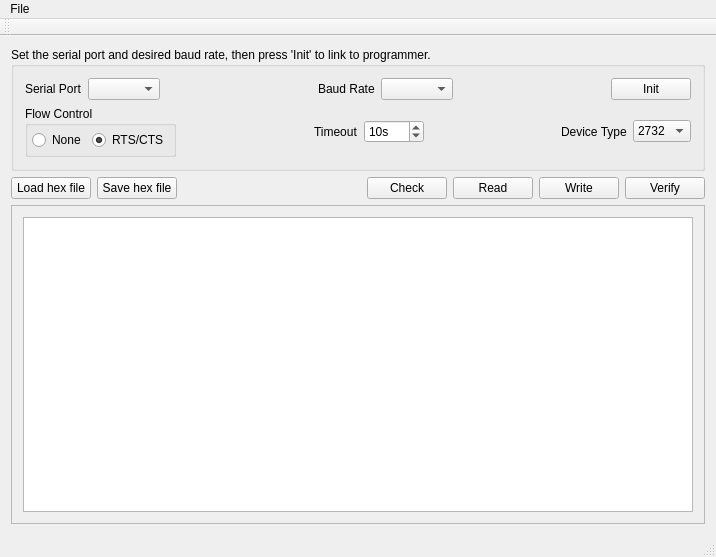
<?xml version="1.0" encoding="UTF-8"?>
<ui version="4.0">
 <class>guiMainWindowClass</class>
 <widget class="QMainWindow" name="guiMainWindowClass">
  <property name="geometry">
   <rect>
    <x>0</x>
    <y>0</y>
    <width>716</width>
    <height>557</height>
   </rect>
  </property>
  <property name="windowTitle">
   <string>EPROM Programmer</string>
  </property>
  <widget class="QWidget" name="centralWidget">
   <layout class="QVBoxLayout" name="verticalLayout_3">
    <item>
     <layout class="QVBoxLayout" name="verticalLayout_2">
      <item>
       <widget class="QGroupBox" name="groupBox_2">
        <property name="title">
         <string>Set the serial port and desired baud rate, then press 'Init' to link to programmer.</string>
        </property>
        <layout class="QVBoxLayout" name="verticalLayout">
         <item>
          <layout class="QHBoxLayout" name="horizontalLayout">
           <item>
            <widget class="QLabel" name="label">
             <property name="text">
              <string>Serial Port</string>
             </property>
            </widget>
           </item>
           <item>
            <widget class="QComboBox" name="serialPort">
             <property name="toolTip">
              <string>The serial port to use.</string>
             </property>
            </widget>
           </item>
           <item>
            <spacer name="horizontalSpacer_2">
             <property name="orientation">
              <enum>Qt::Orientation::Horizontal</enum>
             </property>
             <property name="sizeHint" stdset="0">
              <size>
               <width>40</width>
               <height>20</height>
              </size>
             </property>
            </spacer>
           </item>
           <item>
            <widget class="QLabel" name="label_2">
             <property name="text">
              <string>Baud Rate</string>
             </property>
            </widget>
           </item>
           <item>
            <widget class="QComboBox" name="baudRate">
             <property name="toolTip">
              <string>The desired baud rate.</string>
             </property>
            </widget>
           </item>
           <item>
            <spacer name="horizontalSpacer">
             <property name="orientation">
              <enum>Qt::Orientation::Horizontal</enum>
             </property>
             <property name="sizeHint" stdset="0">
              <size>
               <width>40</width>
               <height>20</height>
              </size>
             </property>
            </spacer>
           </item>
           <item>
            <widget class="QPushButton" name="initButton">
             <property name="toolTip">
              <string>Initialise the serial link at the given baud rate.</string>
             </property>
             <property name="text">
              <string>Init</string>
             </property>
            </widget>
           </item>
          </layout>
         </item>
         <item>
          <layout class="QHBoxLayout" name="horizontalLayout_3">
           <item>
            <widget class="QGroupBox" name="groupBox">
             <property name="title">
              <string>Flow Control</string>
             </property>
             <layout class="QHBoxLayout" name="horizontalLayout_5">
              <property name="leftMargin">
               <number>4</number>
              </property>
              <property name="topMargin">
               <number>4</number>
              </property>
              <property name="rightMargin">
               <number>4</number>
              </property>
              <property name="bottomMargin">
               <number>4</number>
              </property>
              <item>
               <widget class="QRadioButton" name="flowNone">
                <property name="text">
                 <string>None</string>
                </property>
               </widget>
              </item>
              <item>
               <widget class="QRadioButton" name="flowRtsCts">
                <property name="text">
                 <string>RTS/CTS</string>
                </property>
                <property name="checked">
                 <bool>true</bool>
                </property>
               </widget>
              </item>
             </layout>
            </widget>
           </item>
           <item>
            <spacer name="horizontalSpacer_3">
             <property name="orientation">
              <enum>Qt::Orientation::Horizontal</enum>
             </property>
             <property name="sizeHint" stdset="0">
              <size>
               <width>40</width>
               <height>20</height>
              </size>
             </property>
            </spacer>
           </item>
           <item>
            <widget class="QLabel" name="label_3">
             <property name="text">
              <string>Timeout</string>
             </property>
            </widget>
           </item>
           <item>
            <widget class="QSpinBox" name="timeOut">
             <property name="suffix">
              <string>s</string>
             </property>
             <property name="minimum">
              <number>1</number>
             </property>
             <property name="maximum">
              <number>1000</number>
             </property>
             <property name="value">
              <number>10</number>
             </property>
            </widget>
           </item>
           <item>
            <spacer name="horizontalSpacer_5">
             <property name="orientation">
              <enum>Qt::Orientation::Horizontal</enum>
             </property>
             <property name="sizeHint" stdset="0">
              <size>
               <width>40</width>
               <height>20</height>
              </size>
             </property>
            </spacer>
           </item>
           <item>
            <widget class="QLabel" name="label_4">
             <property name="text">
              <string>Device Type</string>
             </property>
            </widget>
           </item>
           <item>
            <widget class="QComboBox" name="deviceType">
             <property name="toolTip">
              <string>Set the type of the EPROM</string>
             </property>
             <item>
              <property name="text">
               <string>2732</string>
              </property>
             </item>
             <item>
              <property name="text">
               <string>2716</string>
              </property>
             </item>
             <item>
              <property name="text">
               <string>2708</string>
              </property>
             </item>
             <item>
              <property name="text">
               <string>8755</string>
              </property>
             </item>
            </widget>
           </item>
          </layout>
         </item>
        </layout>
       </widget>
      </item>
      <item>
       <layout class="QHBoxLayout" name="horizontalLayout_4">
        <item>
         <widget class="QPushButton" name="loadHexFile">
          <property name="toolTip">
           <string>Load a hex file for write/verify.</string>
          </property>
          <property name="text">
           <string>Load hex file</string>
          </property>
         </widget>
        </item>
        <item>
         <widget class="QPushButton" name="saveHexFile">
          <property name="toolTip">
           <string>Save a hex file.</string>
          </property>
          <property name="text">
           <string>Save hex file</string>
          </property>
         </widget>
        </item>
        <item>
         <spacer name="horizontalSpacer_4">
          <property name="orientation">
           <enum>Qt::Orientation::Horizontal</enum>
          </property>
          <property name="sizeHint" stdset="0">
           <size>
            <width>40</width>
            <height>20</height>
           </size>
          </property>
         </spacer>
        </item>
        <item>
         <widget class="QPushButton" name="checkButton">
          <property name="toolTip">
           <string>Check if the DUT is erased.</string>
          </property>
          <property name="text">
           <string>Check</string>
          </property>
         </widget>
        </item>
        <item>
         <widget class="QPushButton" name="readButton">
          <property name="toolTip">
           <string>Read data from the DUT.</string>
          </property>
          <property name="text">
           <string>Read</string>
          </property>
         </widget>
        </item>
        <item>
         <widget class="QPushButton" name="writeButton">
          <property name="toolTip">
           <string>Write data to the DUT.</string>
          </property>
          <property name="text">
           <string>Write</string>
          </property>
         </widget>
        </item>
        <item>
         <widget class="QPushButton" name="verifyButton">
          <property name="toolTip">
           <string>Verify the DUT data against loaded hex file.</string>
          </property>
          <property name="text">
           <string>Verify</string>
          </property>
         </widget>
        </item>
       </layout>
      </item>
      <item>
       <widget class="QScrollArea" name="scrollArea">
        <property name="widgetResizable">
         <bool>true</bool>
        </property>
        <widget class="QWidget" name="scrollAreaWidgetContents">
         <property name="geometry">
          <rect>
           <x>0</x>
           <y>0</y>
           <width>688</width>
           <height>262</height>
          </rect>
         </property>
         <layout class="QVBoxLayout" name="verticalLayout_4">
          <item>
           <widget class="QTextEdit" name="textEdit"/>
          </item>
         </layout>
        </widget>
       </widget>
      </item>
     </layout>
    </item>
   </layout>
  </widget>
  <widget class="QMenuBar" name="menuBar">
   <property name="geometry">
    <rect>
     <x>0</x>
     <y>0</y>
     <width>716</width>
     <height>24</height>
    </rect>
   </property>
   <widget class="QMenu" name="menuFile">
    <property name="title">
     <string>File</string>
    </property>
    <addaction name="separator"/>
    <addaction name="actionOpen_HEX_file"/>
    <addaction name="actionSave_HEX_file"/>
    <addaction name="actionQuit"/>
   </widget>
   <addaction name="menuFile"/>
  </widget>
  <widget class="QToolBar" name="mainToolBar">
   <property name="windowTitle">
    <string>8755 Programmer</string>
   </property>
   <attribute name="toolBarArea">
    <enum>TopToolBarArea</enum>
   </attribute>
   <attribute name="toolBarBreak">
    <bool>false</bool>
   </attribute>
  </widget>
  <widget class="QStatusBar" name="statusBar"/>
  <action name="actionOpen_HEX_file">
   <property name="text">
    <string>Load HEX file...</string>
   </property>
  </action>
  <action name="actionSave_HEX_file">
   <property name="text">
    <string>Save HEX file...</string>
   </property>
  </action>
  <action name="actionQuit">
   <property name="text">
    <string>Quit</string>
   </property>
  </action>
 </widget>
 <layoutdefault spacing="6" margin="11"/>
 <tabstops>
  <tabstop>readButton</tabstop>
  <tabstop>checkButton</tabstop>
  <tabstop>writeButton</tabstop>
  <tabstop>textEdit</tabstop>
  <tabstop>serialPort</tabstop>
  <tabstop>timeOut</tabstop>
  <tabstop>scrollArea</tabstop>
 </tabstops>
 <resources/>
 <connections/>
 <slots>
  <slot>openHexFileSlot(bool)</slot>
  <slot>saveHexFileSlot()</slot>
 </slots>
</ui>
